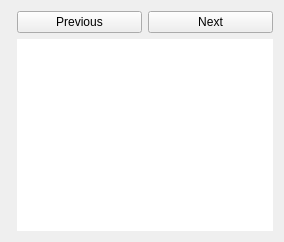
            <widget class="QWidget" name="uv_editor">
             <property name="sizePolicy">
              <sizepolicy hsizetype="Expanding" vsizetype="Expanding">
               <horstretch>0</horstretch>
               <verstretch>0</verstretch>
              </sizepolicy>
             </property>
             <property name="layoutDirection">
              <enum>Qt::LayoutDirection::LeftToRight</enum>
             </property>
             <property name="autoFillBackground">
              <bool>false</bool>
             </property>
             <attribute name="title">
              <string>UV editor</string>
             </attribute>
             <layout class="QGridLayout" name="gridLayout_17">
              <item row="0" column="2">
               <layout class="QGridLayout" name="gridLayout_14">
                <property name="sizeConstraint">
                 <enum>QLayout::SizeConstraint::SetDefaultConstraint</enum>
                </property>
                <item row="0" column="1">
                 <layout class="QGridLayout" name="gridLayout_8">
                  <item row="0" column="1">
                   <widget class="QPushButton" name="next_mesh_button">
                    <property name="sizePolicy">
                     <sizepolicy hsizetype="Minimum" vsizetype="Minimum">
                      <horstretch>0</horstretch>
                      <verstretch>0</verstretch>
                     </sizepolicy>
                    </property>
                    <property name="text">
                     <string>Next</string>
                    </property>
                   </widget>
                  </item>
                  <item row="0" column="0">
                   <widget class="QPushButton" name="previous_mesh_button">
                    <property name="sizePolicy">
                     <sizepolicy hsizetype="Minimum" vsizetype="Minimum">
                      <horstretch>0</horstretch>
                      <verstretch>0</verstretch>
                     </sizepolicy>
                    </property>
                    <property name="text">
                     <string>Previous</string>
                    </property>
                    <property name="default">
                     <bool>false</bool>
                    </property>
                   </widget>
                  </item>
                 </layout>
                </item>
                <item row="1" column="1">
                 <widget class="MeshListView" name="meshes_list">
                  <property name="toolTip">
                   <string>&lt;html&gt;&lt;head/&gt;&lt;body&gt;&lt;p&gt;List all meshes names in the 3D model&lt;/p&gt;&lt;/body&gt;&lt;/html&gt;</string>
                  </property>
                  <property name="frameShape">
                   <enum>QFrame::Shape::NoFrame</enum>
                  </property>
                 </widget>
                </item>
               </layout>
              </item>
              <item row="0" column="0">
               <layout class="QGridLayout" name="LAYOUT_uv">
                <property name="sizeConstraint">
                 <enum>QLayout::SizeConstraint::SetDefaultConstraint</enum>
                </property>
                <item row="0" column="1">
                 <widget class="TextureViewerWidget" name="uv_projection" native="true">
                  <property name="sizePolicy">
                   <sizepolicy hsizetype="Expanding" vsizetype="Expanding">
                    <horstretch>0</horstretch>
                    <verstretch>0</verstretch>
                   </sizepolicy>
                  </property>
                  <property name="mouseTracking">
                   <bool>true</bool>
                  </property>
                 </widget>
                </item>
               </layout>
              </item>
             </layout>
            </widget>
